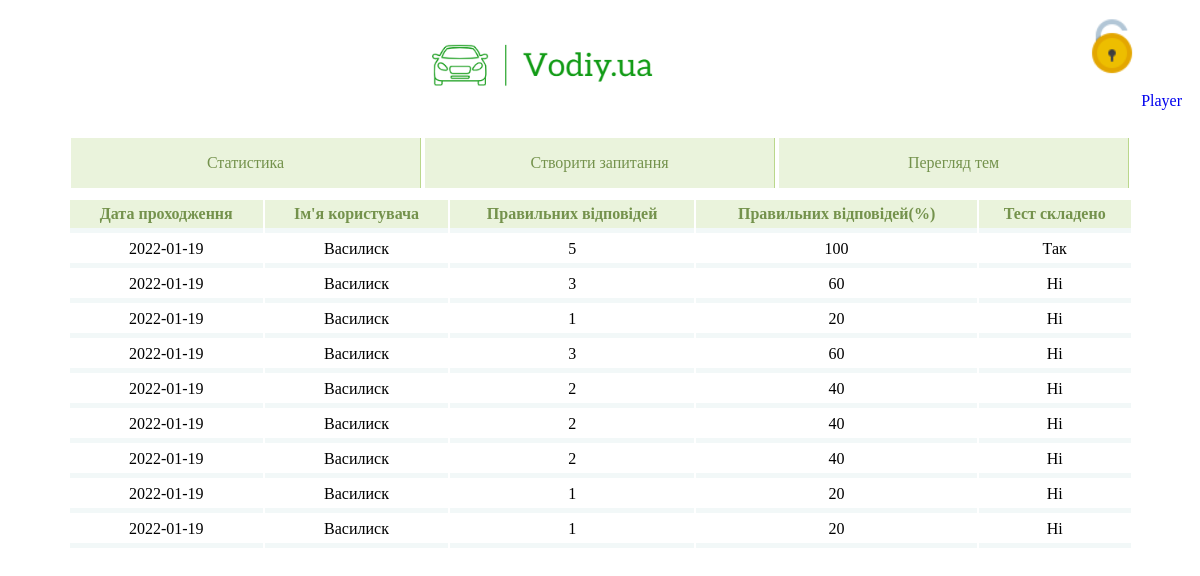
The page /admin/stats (signed in) on the database as committed earlier.
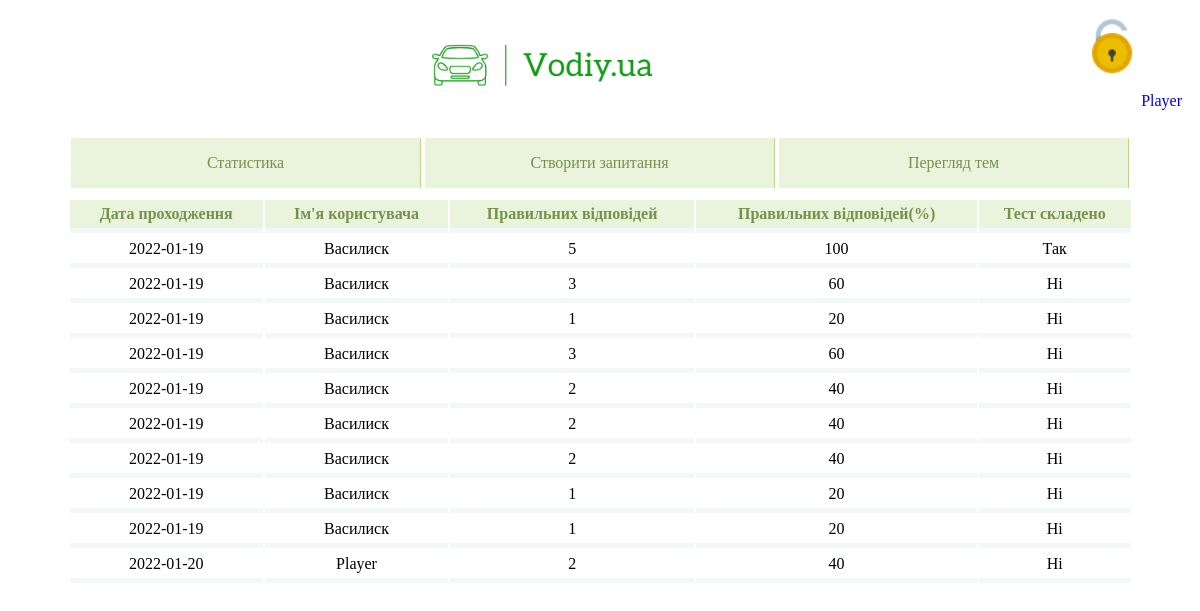
The same page on the database as committed later.
### models.py (models this page shows)
class History(db.Model):
    id = db.Column(db.Integer, primary_key=True)
    user_id = db.Column(db.Integer, db.ForeignKey('users.id'), nullable=False)
    correct_answers_number = db.Column(db.Integer, nullable=False)
    correct_answers_percent = db.Column(db.Integer, nullable=False)
    complete = db.Column(db.Boolean, nullable=False)
    date = db.Column(db.Date, nullable=False)

class Users(db.Model):
    id = db.Column(db.Integer, primary_key=True)
    login = db.Column(db.String, unique=True)
    email = db.Column(db.String, unique=True)
    password = db.Column(db.String, nullable=False)
    tests = db.relationship('History', backref='users')

### admin/admin.py (the view)
@admin.route('/stats')
@admin_required
def stats():
    return render_template('admin/stats.html', user=Admin, users_history=Admin.get_users_history(), tests_number=len(Admin.get_history()))

### Admin.py (called while the page is built)
    @classmethod
    def get_users_history(cls):
        return DataBase.get_users_history()

    @classmethod
    def get_history(cls):
        return DataBase.get_history()

### DataBase.py (called while the page is built)
    @classmethod
    def get_users_history(cls):
        return Users.query.all()

    @classmethod
    def get_history(cls):
        return History.query.all()

### Visitor.py (called while the page is built)
    @classmethod
    def is_authorized(cls):
        if session.get('logged') == 'True':
            return True
        else:
            return False

    @classmethod
    def get_name(cls):
        if session.get('logged'):
            return session.get('user_name')
        else:
            return 'Not authorized'

### admin/admin.py (called while the page is built)
def admin_required(f):
    @wraps(f)
    def decorated_function(*args, **kwargs):
        if Admin.is_authorized() is not True:
            return redirect(url_for('user.sign', next=request.url))
        return f(*args, **kwargs)
    return decorated_function

### admin/templates/admin/stats.html
{% extends 'admin/base.html' %}
{% block content %}
<center>
	<table class="table">
		<thead>
			<tr>
				<th>Дата проходження</th>
				<th>Ім'я користувача</th>
				<th>Правильних відповідей</th>
				<th>Правильних відповідей(%)</th>
				<th>Тест складено</th>
			</tr>
		</thead>
		{% if tests_number < 1 %}
		<tbody>
		<tr><td colspan="5" align="center" style="color: #74924C;">Ця таблиця порожня! Наразі не існує жодного запису результатів.</td></tr>
		</tbody>
		{% else %}
			{% for user_one in users_history %}
			{% for test in user_one.tests %}
			<tbody>
			<tr>
				<td align="center"> {{ test.date }} </td>
				<td align="center"> {{ user_one.login }} </td>
				<td align="center"> {{ test.correct_answers_number }} </td>
				<td align="center"> {{ test.correct_answers_percent }} </td>
				{% if test.complete %}
				<td align="center"> Так </td>
				{% else %}
				<td align="center">Ні</td>
				{% endif %}
			</tr>
			</tbody>
			{% endfor %}
			{% endfor %}
		{% endif %}
	</table>
</center>
{% endblock %}

### admin/templates/admin/base.html (shortened to what this page needs)
<!DOCTYPE html>
<html lang="en">
<head>
    <link type="text/css" rel="stylesheet" href="{{ url_for('admin.static', filename='css/menu.css') }}"/>
    <link type="text/css" rel="stylesheet" href="{{ url_for('admin.static', filename='css/styles.css') }}"/>
    <link type="text/css" rel="stylesheet" href="{{ url_for('admin.static', filename='css/table.css') }}"/>
</head>
<body>
<div class="wrapper">
    <div class="header">
        <div class="inner-header" style="text-align:center;">
            <img src="static/img/logo.png" height="120px;">
            <a href="log-out">
                {% if(user.is_authorized()) %}
                <img src="static/img/unlock.png" height="60px;" align="right" style="margin-top:10px; margin-right:50px;">
                {% else %}
                <img src="static/img/lock.png" height="60px;" align="right" style="margin-top:10px; margin-right:50px;">
                {% endif %}
                <p align="right" style="margin-top: -40px; padding-right:10px;">{{user.get_name()}}</p>
            </a>
        </div>
    </div>
 <div class="pagination">
        <div class="inner-pagination">
            <nav class="three" style="text-align:center;">
                <ul>
                    <li><a href="stats">Статистика</a></li>
                    <li><a href="new_questions">Створити запитання</a></li>
                    <li><a href="themes">Перегляд тем</a></li>
                </ul>
            </nav>
        </div>
    </div>
    {% block content %} {% endblock %}
</div>
</body>
</html>

Rows that differ between the two databases and show on the page:
added History: date "2022-01-20", {{ user_one.login }} "Player", correct_answers_number "2", correct_answers_percent "40", complete "Ні", shown under Users "Player"
